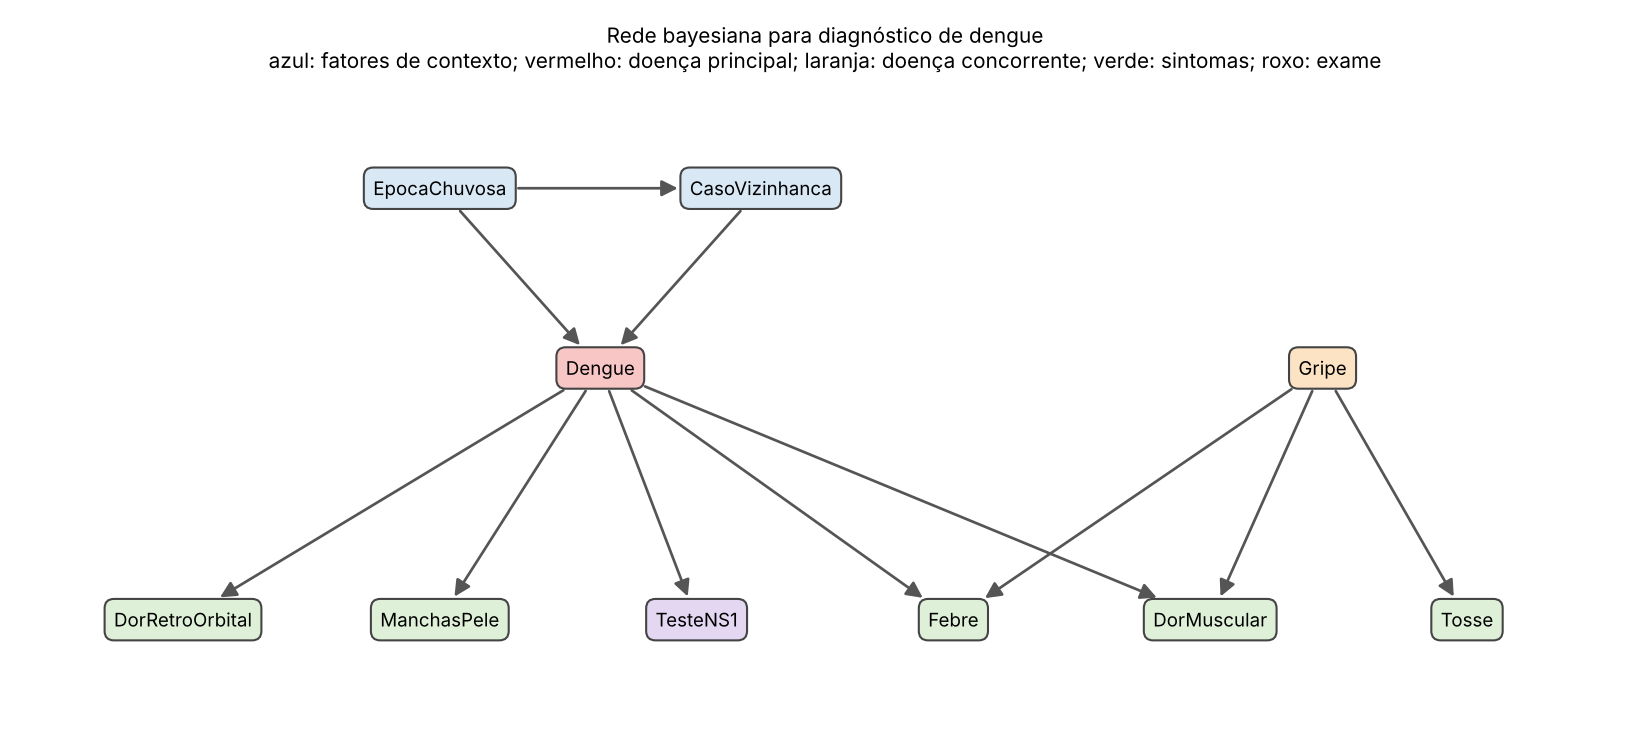

Write Python code to recreate this figure.
#!/usr/bin/env python3
# -*- coding: utf-8 -*-
"""
Questão 8 - Lista 2 de IA (2026.2)
Diagnóstico de dengue com rede bayesiana (pgmpy).

AVISO: modelo educacional. As probabilidades foram definidas de forma
plausível para ilustrar o raciocínio sob incerteza; não servem para uso clínico.

Variáveis (todas binárias):
  EpocaChuvosa    fator ambiental: período de chuvas (mais mosquitos)
  CasoVizinhanca  há caso confirmado de dengue na vizinhança
  Dengue          doença principal a diagnosticar
  Gripe           diagnóstico concorrente (causa alternativa de febre e dor)
  Febre, DorRetroOrbital, ManchasPele, DorMuscular, Tosse   sintomas observáveis
  TesteNS1        resultado do teste rápido de antígeno NS1

Estrutura (pai -> filho):
  EpocaChuvosa -> CasoVizinhanca
  EpocaChuvosa, CasoVizinhanca -> Dengue
  Dengue, Gripe -> Febre
  Dengue, Gripe -> DorMuscular
  Dengue -> DorRetroOrbital, ManchasPele, TesteNS1
  Gripe -> Tosse

O programa imprime as CPTs, as independências condicionais, executa os
experimentos de inferência (eliminação de variáveis), salva o grafo em
rede_dengue.png e o modelo em rede_dengue.bif e rede_dengue.xmlbif.

Uso:  python rede_dengue.py
      python rede_dengue.py --evidencias Febre=Sim,DorRetroOrbital=Sim
Dependências: pgmpy, networkx, matplotlib.
"""

import argparse
import warnings
from pathlib import Path

warnings.filterwarnings("ignore", category=FutureWarning)

from pgmpy.inference import VariableElimination
from pgmpy.factors.discrete import TabularCPD
try:
    from pgmpy.models import DiscreteBayesianNetwork as BN
except ImportError:  # versões antigas do pgmpy
    from pgmpy.models import BayesianNetwork as BN

AQUI = Path(__file__).parent
S = ["Sim", "Nao"]

ARESTAS = [
    ("EpocaChuvosa", "CasoVizinhanca"),
    ("EpocaChuvosa", "Dengue"), ("CasoVizinhanca", "Dengue"),
    ("Dengue", "Febre"), ("Gripe", "Febre"),
    ("Dengue", "DorMuscular"), ("Gripe", "DorMuscular"),
    ("Dengue", "DorRetroOrbital"), ("Dengue", "ManchasPele"),
    ("Dengue", "TesteNS1"), ("Gripe", "Tosse"),
]


def binaria(var, p_sim, pais=None):
    """CPD binária a partir da lista P(var=Sim | combinação dos pais).

    A ordem das combinações segue o pgmpy: o primeiro pai varia mais devagar,
    e cada pai assume Sim antes de Nao.
    """
    pais = pais or []
    p_sim = p_sim if isinstance(p_sim, list) else [p_sim]
    return TabularCPD(var, 2, [p_sim, [1 - p for p in p_sim]],
                      evidence=pais or None, evidence_card=[2] * len(pais) or None,
                      state_names={var: S, **{p: S for p in pais}})


def construir_rede():
    rede = BN(ARESTAS)
    cpds = [
        binaria("EpocaChuvosa", 0.40),
        binaria("CasoVizinhanca", [0.30, 0.08], ["EpocaChuvosa"]),
        # P(Dengue=Sim | EpocaChuvosa, CasoVizinhanca): (S,S) (S,N) (N,S) (N,N)
        binaria("Dengue", [0.20, 0.05, 0.08, 0.01], ["EpocaChuvosa", "CasoVizinhanca"]),
        binaria("Gripe", 0.10),
        # P(Febre=Sim | Dengue, Gripe): (S,S) (S,N) (N,S) (N,N)
        binaria("Febre", [0.98, 0.95, 0.85, 0.10], ["Dengue", "Gripe"]),
        binaria("DorMuscular", [0.95, 0.85, 0.75, 0.10], ["Dengue", "Gripe"]),
        binaria("DorRetroOrbital", [0.60, 0.05], ["Dengue"]),
        binaria("ManchasPele", [0.45, 0.03], ["Dengue"]),
        # NS1: sensibilidade 0,80 e especificidade 0,97 (P(+|sem dengue) = 0,03)
        binaria("TesteNS1", [0.80, 0.03], ["Dengue"]),
        binaria("Tosse", [0.80, 0.10], ["Gripe"]),
    ]
    rede.add_cpds(*cpds)
    assert rede.check_model()
    return rede


def p_sim(inf, var, evid):
    return float(inf.query([var], evidence=evid, show_progress=False).values[0])


def fmt_evid(evid):
    return ", ".join(f"{k}={v}" for k, v in evid.items()) or "(nenhuma)"


def imprimir_cpds(rede):
    print("TABELAS DE PROBABILIDADES CONDICIONAIS")
    for cpd in rede.get_cpds():
        print(f"\n{cpd.variable}")
        print(cpd)


def independencias(rede):
    print("\nINDEPENDÊNCIAS CONDICIONAIS (d-separação) verificadas na rede")
    testes = [
        ("DorRetroOrbital", "Febre", ["Dengue"]),
        ("ManchasPele", "TesteNS1", ["Dengue"]),
        ("EpocaChuvosa", "Febre", ["Dengue"]),
        ("Tosse", "Dengue", []),
        ("Tosse", "Dengue", ["Febre"]),
        ("Gripe", "Dengue", []),
        ("Gripe", "Dengue", ["Febre"]),
        ("CasoVizinhanca", "ManchasPele", ["Dengue"]),
    ]
    for x, y, z in testes:
        ind = not rede.is_dconnected(x, y, observed=z)
        cond = f" | {', '.join(z)}" if z else ""
        print(f"  {x} ⟂ {y}{cond}: {'sim' if ind else 'NÃO (dependentes)'}")


def experimento_sequencial(inf, titulo, passos, alvos=("Dengue",)):
    print("\n" + "=" * 78)
    print(titulo)
    print("-" * 78)
    evid = {}
    linhas = []
    cab = "  " + f"{'Evidências acumuladas':<90}" + "".join(f"P({a}=Sim)  " for a in alvos)
    print(cab)
    for k, v in [(None, None)] + passos:
        if k:
            evid[k] = v
        vals = [p_sim(inf, a, evid) for a in alvos]
        linhas.append((dict(evid), vals))
        print(f"  {fmt_evid(evid):<90}" + "".join(f"{x:>14.4f}" for x in vals))
    return linhas


def influencia_individual(inf):
    print("\n" + "=" * 78)
    print("Influência de cada evidência isolada sobre P(Dengue=Sim)")
    print("-" * 78)
    base = p_sim(inf, "Dengue", {})
    print(f"  A priori: {base:.4f}")
    print(f"  {'Evidência':<26}{'P(Dengue|Sim)':>15}{'P(Dengue|Nao)':>15}{'razão Sim/priori':>18}")
    for v in ("Febre", "DorMuscular", "DorRetroOrbital", "ManchasPele", "Tosse",
              "TesteNS1", "CasoVizinhanca", "EpocaChuvosa"):
        ps = p_sim(inf, "Dengue", {v: "Sim"})
        pn = p_sim(inf, "Dengue", {v: "Nao"})
        print(f"  {v:<26}{ps:>15.4f}{pn:>15.4f}{ps / base:>18.2f}")


def salvar(rede):
    from pgmpy.readwrite import BIFWriter, XMLBIFWriter
    for cls, nome, antigo in ((BIFWriter, "rede_dengue.bif", "write_bif"),
                              (XMLBIFWriter, "rede_dengue.xmlbif", "write_xmlbif")):
        w = cls(rede)
        getattr(w, "write" if hasattr(w, "write") else antigo)(str(AQUI / nome))


def desenhar(rede):
    import matplotlib
    matplotlib.use("Agg")
    import matplotlib.pyplot as plt
    pos = {
        "EpocaChuvosa": (0, 3), "CasoVizinhanca": (2, 3), "Gripe": (5.5, 2),
        "Dengue": (1, 2),
        "DorRetroOrbital": (-1.6, 0.6), "ManchasPele": (0, 0.6), "TesteNS1": (1.6, 0.6),
        "Febre": (3.2, 0.6), "DorMuscular": (4.8, 0.6), "Tosse": (6.4, 0.6),
    }
    cores = {"EpocaChuvosa": "#d9e8f5", "CasoVizinhanca": "#d9e8f5",
             "Dengue": "#f7c6c5", "Gripe": "#fbe3c3", "TesteNS1": "#e3d7f2"}
    fig, ax = plt.subplots(figsize=(11, 5))
    ax.set_xlim(-2.6, 7.4)
    ax.set_ylim(0, 3.6)
    textos = {n: ax.text(*pos[n], n, ha="center", va="center", fontsize=9, zorder=3,
                         bbox=dict(boxstyle="round,pad=0.5", fc=cores.get(n, "#dff0d8"),
                                   ec="#444"))
              for n in rede.nodes()}
    fig.canvas.draw()
    for u, v in rede.edges():
        ax.annotate("", xy=pos[v], xytext=pos[u], zorder=2,
                    arrowprops=dict(arrowstyle="-|>", color="#555", lw=1.3, mutation_scale=16,
                                    patchA=textos[u].get_bbox_patch(),
                                    patchB=textos[v].get_bbox_patch(), shrinkA=1, shrinkB=1))
    ax.set_title("Rede bayesiana para diagnóstico de dengue\n"
                 "azul: fatores de contexto; vermelho: doença principal; laranja: doença "
                 "concorrente; verde: sintomas; roxo: exame", fontsize=10)
    ax.axis("off")
    fig.tight_layout()
    fig.savefig(AQUI / "rede_dengue.png", dpi=150)
    plt.close(fig)


def main():
    p = argparse.ArgumentParser()
    p.add_argument("--evidencias", help="ex.: Febre=Sim,DorRetroOrbital=Sim,TesteNS1=Nao")
    args = p.parse_args()
    rede = construir_rede()
    inf = VariableElimination(rede)

    if args.evidencias:
        evid = dict(item.split("=") for item in args.evidencias.split(","))
        print("Evidências:", fmt_evid(evid))
        for alvo in ("Dengue", "Gripe"):
            print(f"  P({alvo}=Sim) a priori = {p_sim(inf, alvo, {}):.4f}   "
                  f"a posteriori = {p_sim(inf, alvo, evid):.4f}")
        return

    print(f"Rede com {len(rede.nodes())} variáveis e {len(rede.edges())} arcos.")
    imprimir_cpds(rede)
    independencias(rede)

    print("\nPROBABILIDADES A PRIORI (sem evidências)")
    for v in ("EpocaChuvosa", "CasoVizinhanca", "Dengue", "Gripe", "Febre", "TesteNS1"):
        print(f"  P({v}=Sim) = {p_sim(inf, v, {}):.4f}")

    experimento_sequencial(
        inf, "Experimento 1: diagnóstico com inclusão sucessiva de sintomas",
        [("Febre", "Sim"), ("DorMuscular", "Sim"), ("DorRetroOrbital", "Sim"),
         ("ManchasPele", "Sim")], alvos=("Dengue", "Gripe"))

    experimento_sequencial(
        inf, "Experimento 2: explicação alternativa (explaining away) com tosse",
        [("Febre", "Sim"), ("DorMuscular", "Sim"), ("Tosse", "Sim")],
        alvos=("Dengue", "Gripe"))

    experimento_sequencial(
        inf, "Experimento 3: contexto epidemiológico e teste NS1 positivo",
        [("Febre", "Sim"), ("DorRetroOrbital", "Sim"), ("EpocaChuvosa", "Sim"),
         ("CasoVizinhanca", "Sim"), ("TesteNS1", "Sim")])

    print("\n" + "=" * 78)
    print("Experimento 4: comparação de conjuntos de evidências")
    print("-" * 78)
    conjuntos = [
        {"Febre": "Sim", "DorRetroOrbital": "Sim", "ManchasPele": "Sim"},
        {"Febre": "Sim", "DorRetroOrbital": "Sim", "ManchasPele": "Sim", "TesteNS1": "Nao"},
        {"Febre": "Sim", "DorRetroOrbital": "Sim", "ManchasPele": "Sim", "EpocaChuvosa": "Nao"},
        {"Febre": "Sim", "DorMuscular": "Sim", "Tosse": "Sim", "TesteNS1": "Nao"},
        {"Febre": "Nao", "DorMuscular": "Sim"},
    ]
    print(f"  {'Evidências':<70}{'P(Dengue)':>10}{'P(Gripe)':>10}")
    for e in conjuntos:
        print(f"  {fmt_evid(e):<70}{p_sim(inf, 'Dengue', e):>10.4f}{p_sim(inf, 'Gripe', e):>10.4f}")

    influencia_individual(inf)
    salvar(rede)
    desenhar(rede)
    print("\nArquivos gerados: rede_dengue.bif, rede_dengue.xmlbif, rede_dengue.png")


if __name__ == "__main__":
    main()
